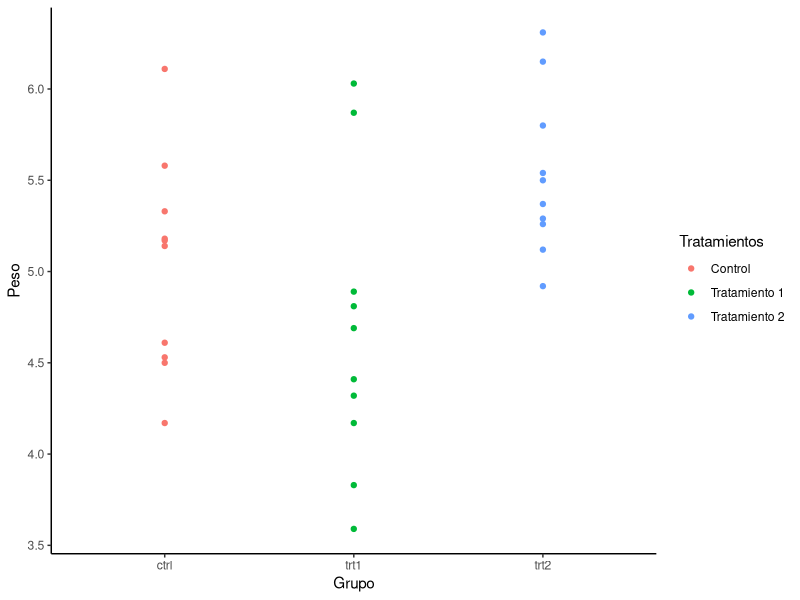
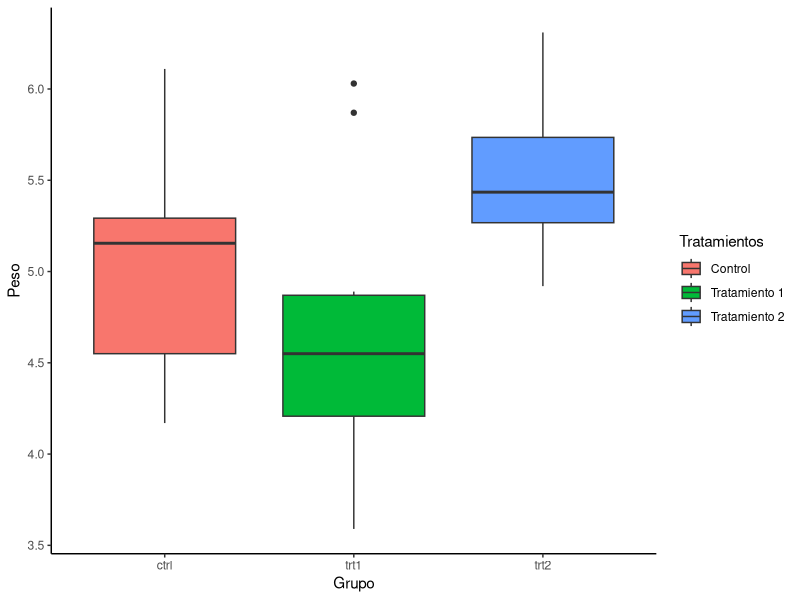
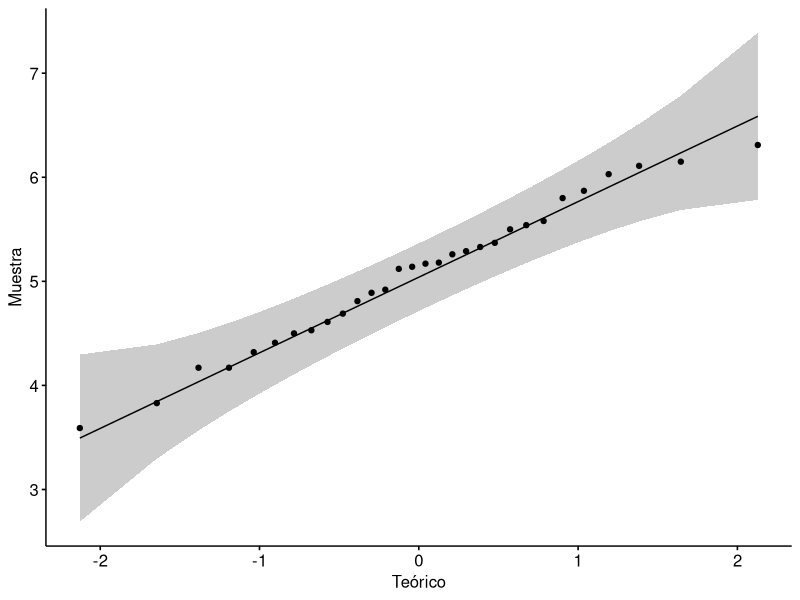
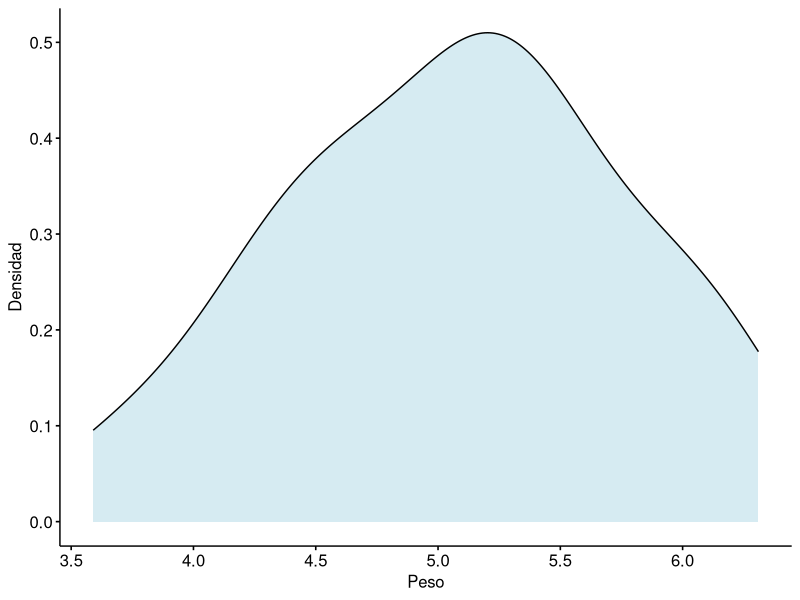
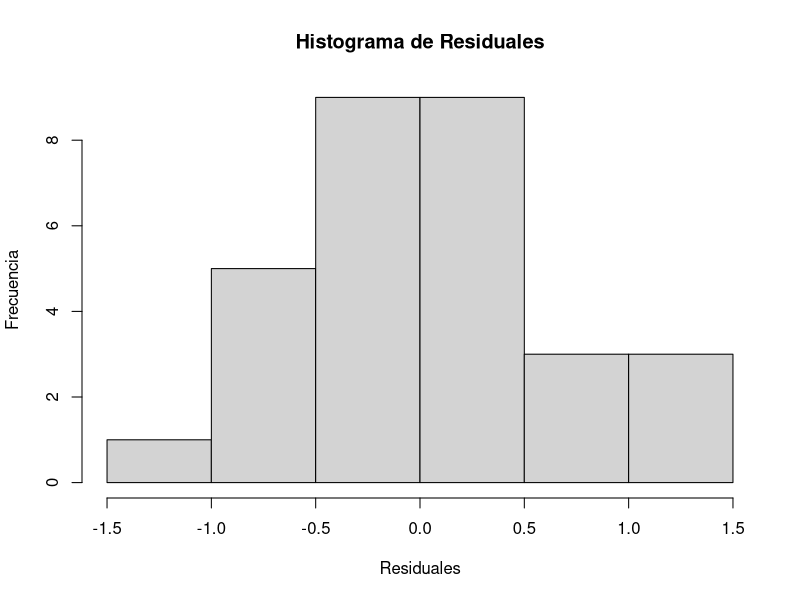
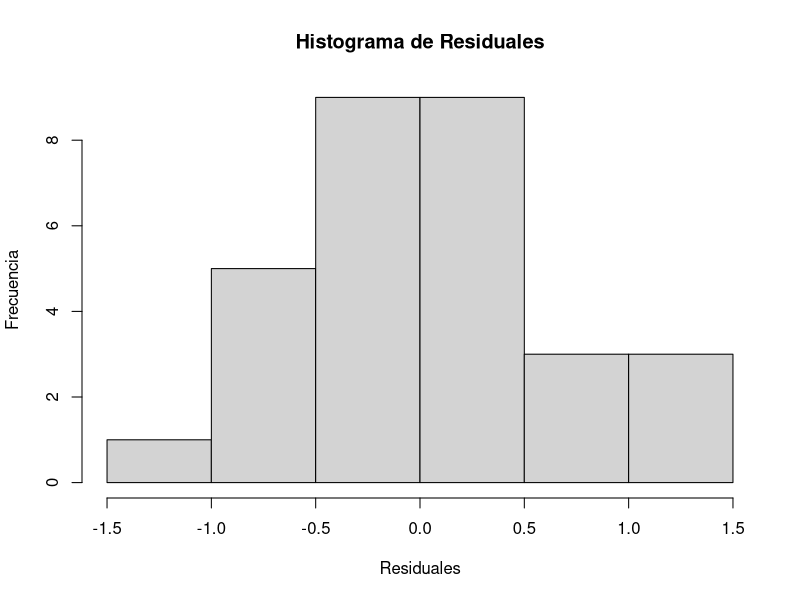
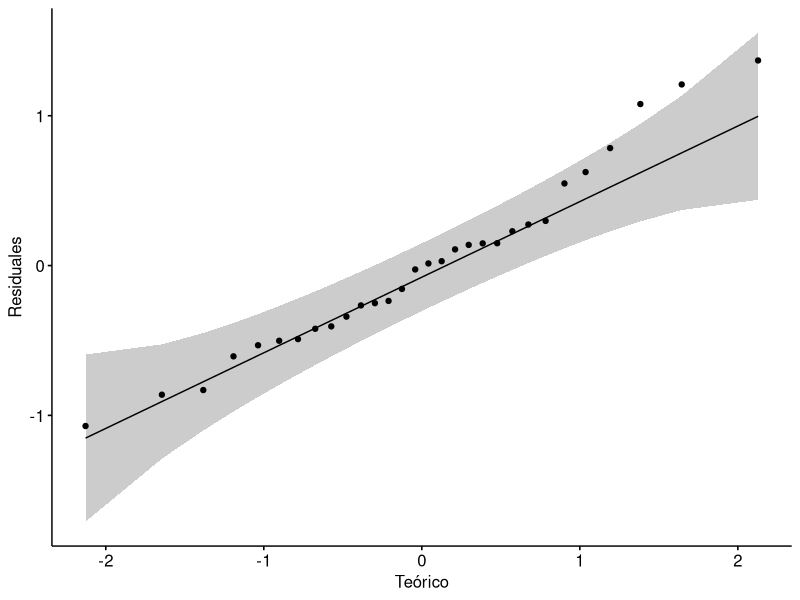

Recreate these plots in R, in order.
## ---- chunk 1
library(knitr)
library(bookdown)
library(vegan)
library(tidyverse)
library(kableExtra)
## ---- chunk 2
data("PlantGrowth")
## ---- chunk 3
library(ggplot2)

ggplot(PlantGrowth) + geom_point(aes(group, weight, color = group)) + 
  xlab("Grupo") +
  ylab("Peso") +
  scale_color_discrete(name = "Tratamientos", labels = c("Control", "Tratamiento 1", "Tratamiento 2")) +
  theme_classic()
## ---- chunk 4
library(ggplot2)

ggplot(PlantGrowth) + geom_boxplot(aes(group, weight, fill = group)) + 
  xlab("Grupo") +
  ylab("Peso") +
  scale_fill_discrete(name = "Tratamientos", labels = c("Control", "Tratamiento 1", "Tratamiento 2")) +
  theme_classic()
## ---- chunk 5
library(tidyverse)
library(rstatix)

PlantGrowth %>% group_by(group) %>% shapiro_test(weight) #Agrupamos los datos por tratamiento.
## ---- chunk 6
PlantGrowth$weight %>% shapiro.test
## ---- chunk 7
library(ggpubr)
ggqqplot(PlantGrowth$weight) +
  xlab("Teórico") +
  ylab("Muestra")
## ---- chunk 8
ggdensity(PlantGrowth$weight, fill = "lightblue") +
  xlab("Peso") +
  ylab("Densidad")
## ---- chunk 9
bartlett.test(weight ~ group, PlantGrowth)
## ---- chunk 10
library(car)

leveneTest(weight ~ group, PlantGrowth, mean)
## ---- chunk 11
leveneTest(weight ~ group, PlantGrowth)
## ---- chunk 12
str(PlantGrowth)
## ---- chunk 13
datos <- as.factor(c("Tratamiento1", "Tratamiento2", "Control"))
str(datos)
## ---- chunk 14
anova.tabla <- data.frame(Fuentes = c("Entre grupos (Tratamientos)", "Dentro de grupos (Residuales)", "Total"))
anova.tabla$gl <- c("$k - 1$", "$n - k$", "$n - 1$")
anova.tabla$SC <- c("$\\sum_{i = 1}^{k}n_{i}(\\overline{x}_{i} - \\overline{x})^2$",
                    "$\\sum_{i = 1}^{k}\\sum_{j = 1}^{n_i}(x_{ij} - \\overline{x}_{i})^2$",
                    "$\\sum_{i = 1}^{k}\\sum_{j = 1}^{n_i}(x_{ij}-\\overline{x})^2$")
anova.tabla$CM <- c("$\\frac{SC_{entre}}{gl_{entre}}$",
                    "$\\frac{SC_{dentro}}{gl_{dentro}}$", NA)
anova.tabla$F_ratio <- c("$\\frac{CM_{entre}}{CM_{dentro}}$", NA, NA)
options(knitr.kable.NA = '')
knitr::kable(anova.tabla, caption = "Tabla de ANOVA", escape = FALSE) %>% column_spec(1, bold = TRUE)
## ---- chunk 15
anova.plantas <- aov(weight ~ group, PlantGrowth)
anova.plantas
## ---- chunk 16
summary(anova.plantas)
## ---- chunk 17
library(broom)

tabla.aov.plantas <- tidy(anova.plantas)
## ---- chunk 18
options(knitr.kable.NA = '')
knitr::kable(tabla.aov.plantas, caption = "Resultados del ANOVA de tratamientos de plantas") %>% kable_styling(full_width = F)
## ---- chunk 19
residuales <- anova.plantas$residuals
hist(residuales, xlab = "Residuales", ylab = "Frecuencia", main = "Histograma de Residuales")
## ---- chunk 20
tabla.aov.plantas2 <- augment(anova.plantas)
hist(tabla.aov.plantas2$.resid, xlab = "Residuales", ylab = "Frecuencia", main = "Histograma de Residuales")
## ---- chunk 21
ggqqplot(tabla.aov.plantas2$.resid) +
  xlab("Teórico") +
  ylab("Residuales")
